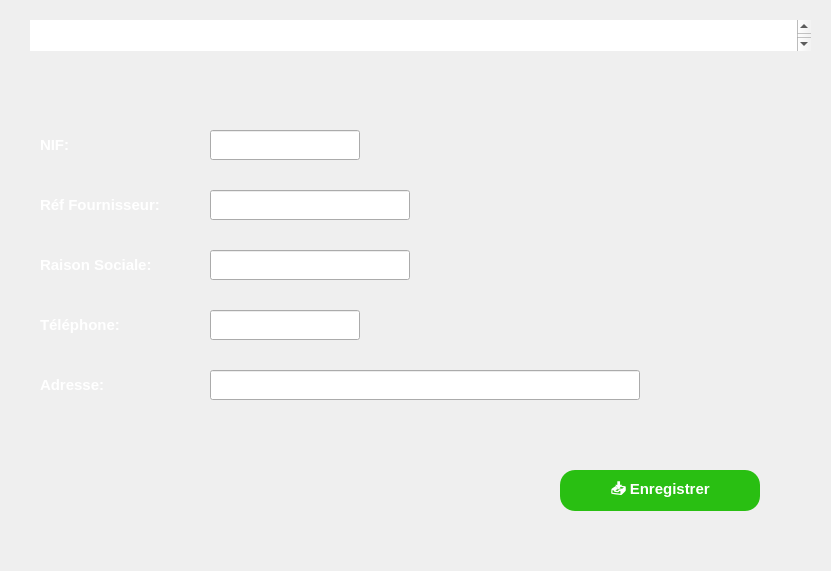
<?xml version="1.0" encoding="UTF-8"?>
<ui version="4.0">
 <class>FormAjouterFournisseur</class>
 <widget class="QDialog" name="FormAjouterFournisseur">
  <property name="geometry">
   <rect>
    <x>0</x>
    <y>0</y>
    <width>831</width>
    <height>571</height>
   </rect>
  </property>
  <property name="windowTitle">
   <string>Ajouter un Fournisseur (CREATE)</string>
  </property>
  <property name="styleSheet">
   <string notr="true">QWidget#FormAjouterFournisseur {
    border-image: url(&quot;C:/projet_QT/projet_achats/image000/fond02.jpg&quot;) 0 0 0 0 stretch stretch;
}


</string>
  </property>
  <widget class="QLabel" name="labelTitre">
   <property name="geometry">
    <rect>
     <x>10</x>
     <y>10</y>
     <width>811</width>
     <height>50</height>
    </rect>
   </property>
   <property name="styleSheet">
    <string notr="true">font-size: 18pt; font-weight: bold;</string>
   </property>
   <property name="text">
    <string>Nouveau Fournisseur</string>
   </property>
   <property name="alignment">
    <set>Qt::AlignmentFlag::AlignCenter</set>
   </property>
  </widget>
  <widget class="QLabel" name="labelRefFrs">
   <property name="geometry">
    <rect>
     <x>40</x>
     <y>190</y>
     <width>161</width>
     <height>30</height>
    </rect>
   </property>
   <property name="styleSheet">
    <string notr="true">QLabel {
    font-size: 15px;
    font-weight: bold;
    color: white;
}
</string>
   </property>
   <property name="text">
    <string>Réf Fournisseur:</string>
   </property>
  </widget>
  <widget class="QLineEdit" name="lineEditRefFrs">
   <property name="geometry">
    <rect>
     <x>210</x>
     <y>190</y>
     <width>200</width>
     <height>30</height>
    </rect>
   </property>
  </widget>
  <widget class="QLabel" name="labelNIF">
   <property name="geometry">
    <rect>
     <x>40</x>
     <y>129</y>
     <width>161</width>
     <height>31</height>
    </rect>
   </property>
   <property name="styleSheet">
    <string notr="true">QLabel {
    font-size: 15px;
    font-weight: bold;
    color: white;
}
</string>
   </property>
   <property name="text">
    <string>NIF:</string>
   </property>
  </widget>
  <widget class="QLineEdit" name="lineEditNIF">
   <property name="geometry">
    <rect>
     <x>210</x>
     <y>130</y>
     <width>150</width>
     <height>30</height>
    </rect>
   </property>
  </widget>
  <widget class="QLabel" name="labelRaisonSociale">
   <property name="geometry">
    <rect>
     <x>40</x>
     <y>250</y>
     <width>150</width>
     <height>30</height>
    </rect>
   </property>
   <property name="styleSheet">
    <string notr="true">QLabel {
    font-size: 15px;
    font-weight: bold;
    color: white;
}
</string>
   </property>
   <property name="text">
    <string>Raison Sociale:</string>
   </property>
  </widget>
  <widget class="QLineEdit" name="lineEditRaisonSociale">
   <property name="geometry">
    <rect>
     <x>210</x>
     <y>250</y>
     <width>200</width>
     <height>30</height>
    </rect>
   </property>
  </widget>
  <widget class="QLabel" name="labelTelFrs">
   <property name="geometry">
    <rect>
     <x>40</x>
     <y>310</y>
     <width>161</width>
     <height>30</height>
    </rect>
   </property>
   <property name="styleSheet">
    <string notr="true">QLabel {
    font-size: 15px;
    font-weight: bold;
    color: white;
}
</string>
   </property>
   <property name="text">
    <string>Téléphone:</string>
   </property>
  </widget>
  <widget class="QLineEdit" name="lineEditTelFrs">
   <property name="geometry">
    <rect>
     <x>210</x>
     <y>310</y>
     <width>150</width>
     <height>30</height>
    </rect>
   </property>
  </widget>
  <widget class="QLabel" name="labelAdresse">
   <property name="geometry">
    <rect>
     <x>40</x>
     <y>370</y>
     <width>150</width>
     <height>30</height>
    </rect>
   </property>
   <property name="styleSheet">
    <string notr="true">QLabel {
    font-size: 15px;
    font-weight: bold;
    color: white;
}
</string>
   </property>
   <property name="text">
    <string>Adresse:</string>
   </property>
  </widget>
  <widget class="QLineEdit" name="lineEditAdresse">
   <property name="geometry">
    <rect>
     <x>210</x>
     <y>370</y>
     <width>430</width>
     <height>30</height>
    </rect>
   </property>
  </widget>
  <widget class="QPushButton" name="btnAjouter">
   <property name="geometry">
    <rect>
     <x>560</x>
     <y>470</y>
     <width>200</width>
     <height>41</height>
    </rect>
   </property>
   <property name="styleSheet">
    <string notr="true">QPushButton {
background-color: #29bf12;
border-radius: 15px;
border: none;
padding: 10px 20px;
color: white;
font-size: 15px;
font-weight: bold;
}</string>
   </property>
   <property name="text">
    <string>📥 Enregistrer</string>
   </property>
  </widget>
  <widget class="QTextBrowser" name="textBrowser">
   <property name="geometry">
    <rect>
     <x>10</x>
     <y>10</y>
     <width>821</width>
     <height>51</height>
    </rect>
   </property>
   <property name="styleSheet">
    <string notr="true">QTextBrowser {
    border-image: url(&quot;C:/projet_QT/projet_achats/image000/fond03.jpg&quot;) 0 0 0 0 stretch stretch;
    border: none;
    padding: 10px 20px;
    color: white;
    font-weight: bold;
}</string>
   </property>
   <property name="html">
    <string>&lt;!DOCTYPE HTML PUBLIC &quot;-//W3C//DTD HTML 4.0//EN&quot; &quot;http://www.w3.org/TR/REC-html40/strict.dtd&quot;&gt;
&lt;html&gt;&lt;head&gt;&lt;meta name=&quot;qrichtext&quot; content=&quot;1&quot; /&gt;&lt;meta charset=&quot;utf-8&quot; /&gt;&lt;style type=&quot;text/css&quot;&gt;
p, li { white-space: pre-wrap; }
hr { height: 1px; border-width: 0; }
li.unchecked::marker { content: &quot;\2610&quot;; }
li.checked::marker { content: &quot;\2612&quot;; }
&lt;/style&gt;&lt;/head&gt;&lt;body style=&quot; font-family:'Segoe UI'; font-size:9pt; font-weight:700; font-style:normal;&quot;&gt;
&lt;p style=&quot; margin-top:0px; margin-bottom:0px; margin-left:0px; margin-right:0px; -qt-block-indent:0; text-indent:0px;&quot;&gt;&lt;span style=&quot; font-size:20pt;&quot;&gt;Ajout d'un nouveau fournisseur&lt;/span&gt;&lt;/p&gt;&lt;/body&gt;&lt;/html&gt;</string>
   </property>
  </widget>
 </widget>
 <resources/>
 <connections/>
</ui>
